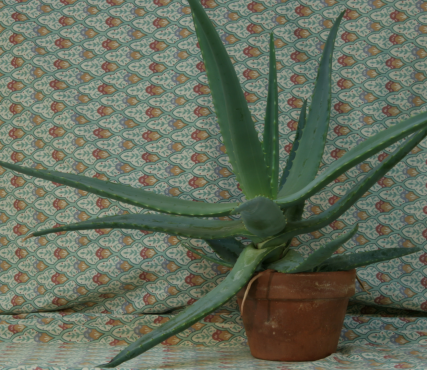
#> input picture Images/Aloe_left_1.png, 427 x 370 px
$ python AloeStereoMatching_SM1_1_2.py
#> lines starting #> are read from the running program, lines starting #| are printed output that depends on the picture
import numpy as np
from PIL import Image

def stereo_matching_aloe_sm1_1_2(left_img, right_img, disparity_range):
#> called with left_img = 'Images/Aloe_left_1.png', right_img = 'Images/Aloe_right_1.png', disparity_range = 64
    left_img = Image.open(left_img).convert('L')
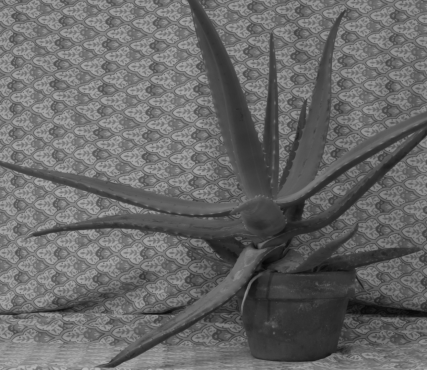
#> left_img: PIL image 427x370 L; min 5, max 184, mean 104.3
    left = np.asarray(left_img)

    right_img = Image.open(right_img).convert('L')
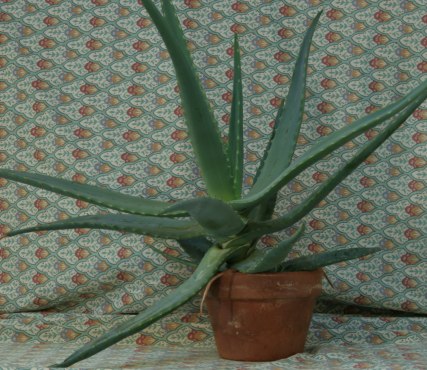
#> input picture Images/Aloe_right_1.png, 427 x 370 px
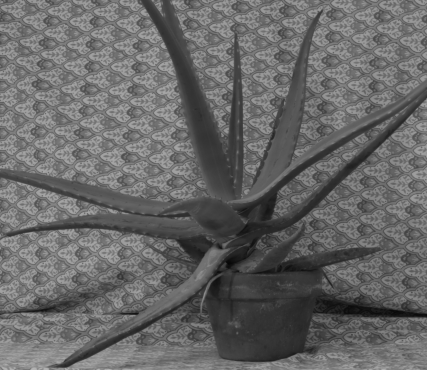
#> right_img: PIL image 427x370 L; min 6, max 180, mean 103.1
    right = np.asarray(right_img)

    width = 427
    height = 370
    scale = 255 / disparity_range

    depth = np.zeros((height, width), np.uint8)

    for y in range(height):
        for x in range(width):
            cost_min = (int(left[y, x]) - int(right[y, x]))**2
            disparity = 0
            for j in range(1, disparity_range):
                cost = (int(left[y, x]) - int(right[y, x - j]))**2
                if cost < cost_min:
                    cost_min = cost
                    disparity = j
            depth[y, x] = disparity * scale
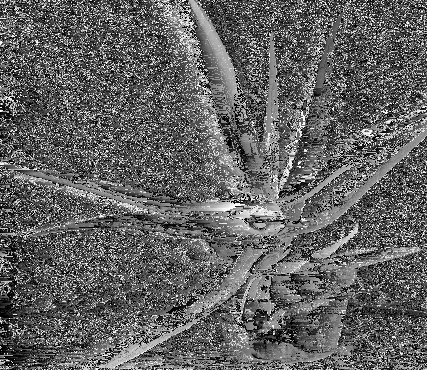
#> depth: shape (370, 427); min 0, max 251, mean 98.7

    Image.fromarray(depth).save('Images/AloeStereoMatching_SM1_1_2.png')

if __name__ == '__main__':
    disparity_range = 64
    stereo_matching_aloe_sm1_1_2('Images/Aloe_left_1.png', 'Images/Aloe_right_1.png', disparity_range)
